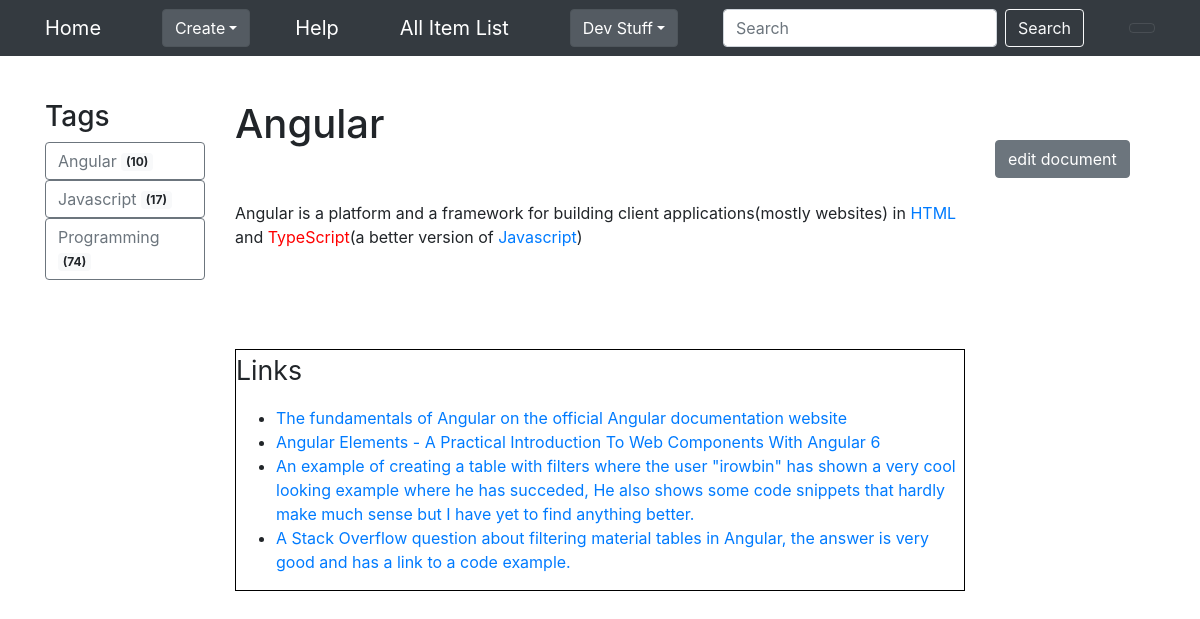
Page /notesfromxml/displaydoc/Angular/ on the earlier database version.
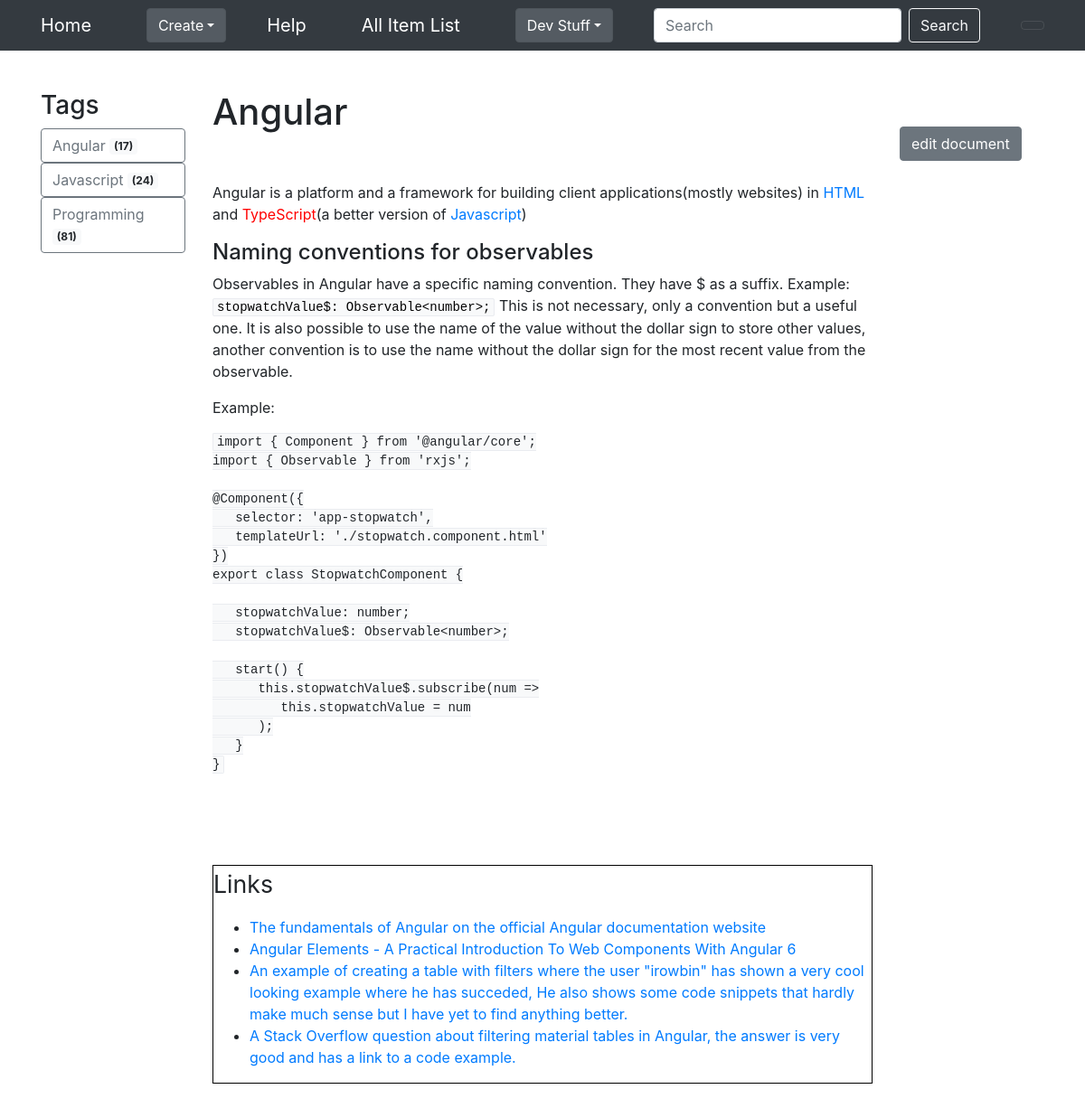
Same page on the later database version.
### notesfromxml/models.py (models this page shows, shortened)
class Tag(models.Model):
    tag_name = models.TextField()
    def get_nr_of_docs_with_tag(self):
        return self.tagmap_set.count()

class Document(models.Model):
    document_name = models.TextField()
    document_text = models.TextField()
    document_image = models.ImageField(blank=True)  # This allows only 1 image for each document.
    def get_parsed_text(self):
        from .services import parser
        return parser.parser_main(self.document_text)
    def get_all_tags_sorted(self):
        return [tagmap.tag for tagmap in self.tagmap_set.all().order_by('tag__tag_name')]

### notesfromxml/views.py (the view)
# urls.py: path('displaydoc/<str:doc>/', views.display_doc, name='display_doc'),
def display_doc(request, doc):
    document = Document.objects.get(document_name=doc)
    return render(request, 'notesfromxml/display-doc.html', {'document': document})

### notesfromxml/services/parser.py (called while the page is built)
def parser_main(parsed_text):
    parsed_text = hyperlink_parser(parsed_text)
    parsed_text = java_code_parser(parsed_text)
    parsed_text = image_insert_parser(parsed_text)
    parsed_text = links_to_table_parser(parsed_text)
    parsed_text = tagged_docs_to_list_parser(parsed_text)
    parsed_text = escape_parser(parsed_text)
    return parsed_text

def java_code_parser(parsed_text):
    pattern = re.compile(r'\[java\[\[(.*?)\]\]\]', re.DOTALL)
    matches = re.finditer(pattern, parsed_text)
    if matches is not None:
        for match in matches:
            output_with_brackets = match.group()
            output_without_brackets = re.search(pattern, parsed_text).group(1).strip()
            output_with_html = '<pre><code class="language-java" data-lang="java">' + output_without_brackets \
                               + '</code></pre>'
            parsed_text = parsed_text.replace(output_with_brackets, output_with_html)
    return parsed_text

### notesfromxml/templates/notesfromxml/display-doc.html (shortened to what this page needs)
{% extends 'notesfromxml/base.html' %}
{% load static %}
{% load app_filters %}
{%  block head_css_page %}
    <link rel="stylesheet" type="text/css" href="{% static 'notesfromxml/css/display-doc.css' %}" />
 {% endblock head_css_page %}
{% block content %}
<div class="container">
    <div class="row">
        <div class="col-sm-2">
            <div class="sidebar-module">
                <h3>Tags</h3>
                {% for tag in document.get_all_tags_sorted %}
                    <div id="id-div-tag-container">
                        <a class="btn btn-outline-secondary btn-block" href="{% url 'notesfromxml:display_tag' tag.tag_name %}" id="tag-btn-link-text">
                            {{ tag.tag_name }} <span class="badge badge-light"> ({{ tag.get_nr_of_docs_with_tag }})</span>
                        </a>
                    </div>
                {% endfor %}
            </div>
        </div>
        <div class="col-sm-8">
            <h1>{{ document.document_name }}</h1>
            <div id="div-container-document-text">
                <label id="id-label-textarea-display-document-text">
                    {{ document.get_parsed_text|safe }}
                </label>
            </div>
        </div>
        <div class="col-sm-2">
            <div id="id-div-edit-document-button">
                <a class="btn btn-secondary" href="{% url 'notesfromxml:edit_doc' document.document_name %}"> edit document</a>
            </div>
        </div>
    </div>
</div>
{% endblock content %}

Differences in the rows shown:
computed for Tag "Angular": get_nr_of_docs_with_tag "10" → "17"
computed for Tag "Javascript": get_nr_of_docs_with_tag "17" → "24"
computed for Tag "Programming": get_nr_of_docs_with_tag "74" → "81"
changed Document "Angular": get_parsed_text "…version of Javascript ) Links The fundamentals of…" → "…version of Javascript ) Naming conventions for observables Observables in Angular have a specific naming convention. They have $ as a suffix. Example: stopwatchValue$: Observable<number>; This is not necessary, only a convention but a useful one. It is also possible to use the name of the value without the dollar sign to store other values, another convention is to use the name without the dollar sign for the most recent value from the observable. Example: import { Component } from '@angular/core'; import { Observable } from 'rxjs'; @Component({ selector: 'app-stopwatch', templateUrl: './stopwatch.component.html' }) export class StopwatchComponent { stopwatchValue: number; stopwatchValue$:…"
